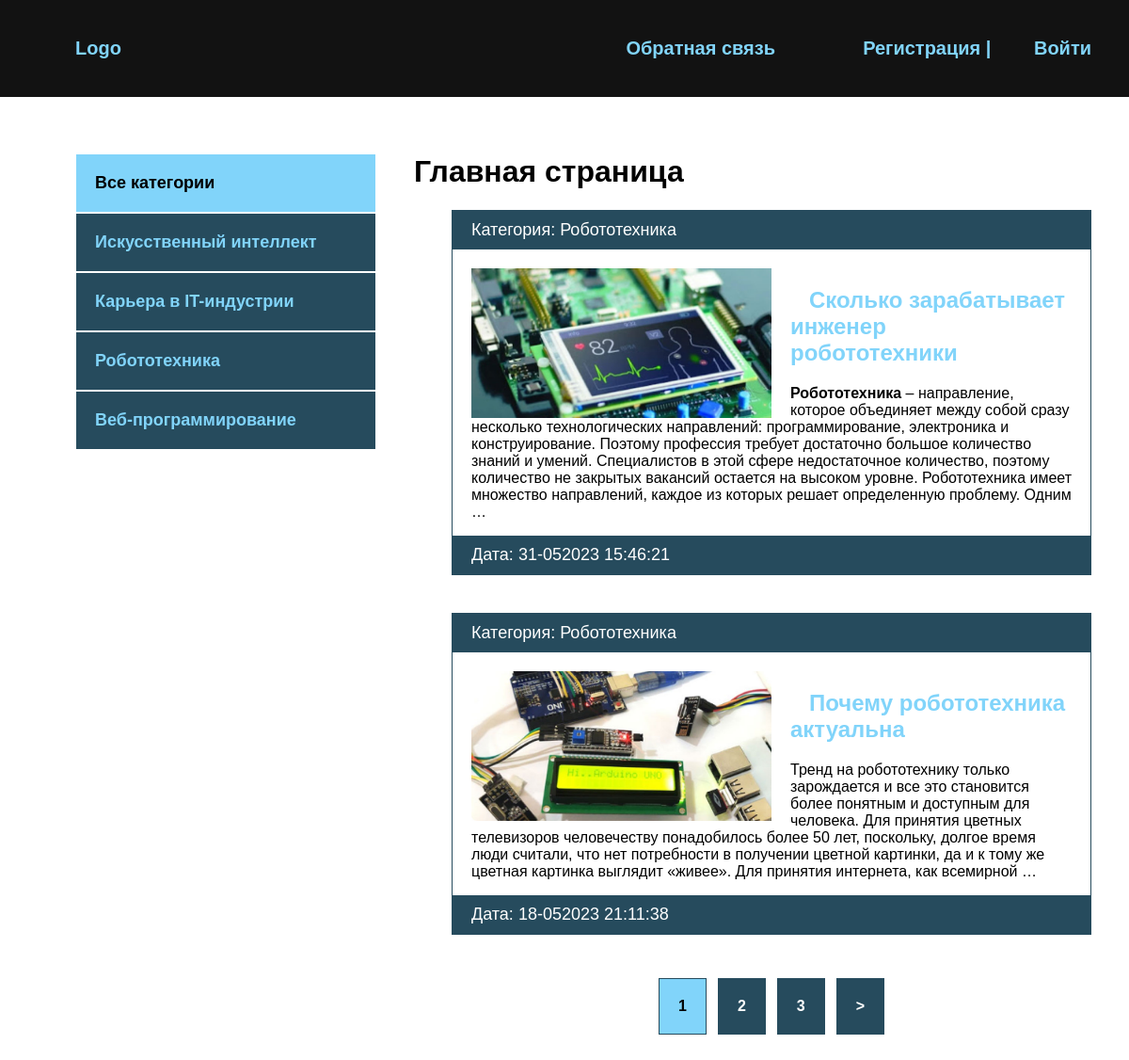
The page / on the database its author committed.
### blog/models.py (models this page shows, shortened)
class Category(models.Model):
    name = models.CharField(max_length=255, verbose_name='Категория')
    slug = models.SlugField(max_length=255, unique=True, verbose_name='URL')
    def __str__(self):
        return self.name
    def get_absolute_url(self):
        return reverse('category', kwargs={'cat_slug': self.slug})
    class Meta:
        verbose_name = 'Категорию'
        verbose_name_plural = "Категории"

class Blog(models.Model):
    title = models.CharField(max_length=255, verbose_name='Название')
    slug = models.SlugField(max_length=255, unique=True, verbose_name='URL')
    content = models.TextField(blank=True, verbose_name='Контент')
    photo = models.ImageField(upload_to='photos/%Y/%m/%d/', blank=True, verbose_name='фото')
    time_created = models.DateTimeField(auto_now_add=True, verbose_name='Дата публикации')
    time_update = models.DateTimeField(auto_now=True, verbose_name='Дата обновления')
    is_published = models.BooleanField(default=True, verbose_name='Опубликовано')
    cat = models.ForeignKey('Category', on_delete=models.PROTECT, verbose_name='Категория')
    def get_absolute_url(self):
        return reverse('post', kwargs={'post_slug': self.slug})
    class Meta:
        verbose_name = 'Новость'
        verbose_name_plural = "Новости"
        ordering = ['-time_created']

### blog/views.py (the view)
# urls.py: path('', BlogHome.as_view(), name='index'),
class BlogHome(DataMixin, ListView):
    model = Blog
    template_name = 'blog/index.html'
    context_object_name = 'posts'
    def get_context_data(self, *, object_list=None, **kwargs):
        context = super().get_context_data(**kwargs)
        c_def = self.get_user_context(title='Главная страница')
        return dict(list(context.items()) + list(c_def.items()))
    def get_queryset(self):
        return Blog.objects.filter(is_published=True).select_related('cat')

### blog/utils.py (called while the page is built)
    def get_user_context(self, **kwargs):
        context = kwargs
        cats = Category.objects.annotate(Count('blog'))
        user_menu = menu.copy()
        if not self.request.user.is_authenticated:
            user_menu.pop(0)
        context['menu'] = user_menu
        context['cats'] = cats
        if 'cat_selected' not in context:
            context['cat_selected'] = 0
        return context

### blog/templates/blog/index.html
{% extends 'blog/base.html' %}
{% block content %}
{% load static %}
<h1>{{ title }}</h1>
<ul>
    {% for p in posts %}
    <li>
        <p class="first">Категория: {{ p.cat }}</p>
        <div class="text">
            {% if p.photo %}
            <img src="{{ p.photo.url }}" class="image" alt="">
            {% else %}
            <img src="{% static 'blog/default.jpg' %}" class="image" alt="">
            {% endif %}
            <h2><a href="{{ p.get_absolute_url }}">{{ p.title }}</a></h2>
            <p>{{ p.content|safe|truncatewords:50}}</p>
        </div>
        <p class="date">Дата: {{ p.time_update|date:"d-mY H:i:s" }}</p>
    </li>
    {% endfor %}
</ul>
{% endblock %}

### blog/templates/blog/base.html (shortened to what this page needs)
<!DOCTYPE html>
{% load static %}
{% load blog_tags %}
<html lang="en">
<head>
    <link rel="stylesheet" href="{% static 'css/style.css' %}">
</head>
<body>
    <div class="header">
        <div class="wrap">
            <ul class="mainmenu">
                <li class="logo"><a href="{% url 'index' %}">Logo</a></li>
                {% for m in menu %}
                <li class="last"><a href="{% url m.url_name %}">{{ m.title }}</a></li>
                {% endfor %}
                {% if request.user.is_authenticated %}
                <li class="last">{{ user.username }} | <a href="{% url 'logout' %}">Выйти</a></li>
                {% else %}
                <li class="last"><a href="{% url 'register' %}">Регистрация | </a><a href="{% url 'login' %}">Войти</a></li>
                {% endif %}
            </ul>
        </div>
    </div>
    <div class="content">
        <div class="wrap">
            <div class="sidebar">
                <ul>
                    {% if cat_selected == 0 %}
                    <li class="selected">Все категории</li>
                    {% else %}
                    <li><a href="{% url 'index' %}">Все категории</a></li>
                    {% endif %}
                    {% for c in cats %}
                        {% if c.blog__count > 0 %}
                            {% if c.pk == cat_selected %}
                            <li class="selected">{{ c.name }}</li>
                            {% else %}
                            <li><a href="{{ c.get_absolute_url }}">{{ c.name }}</a></li>
                            {% endif %}
                        {% endif %}
                    {% endfor %}
                </ul>
            </div>
            <div class="main">
                {% block content %}
                {% endblock %}
                {% if page_obj.has_other_pages %}
                <div>
                    <ul class="list-pages">
                        {% for p in paginator.page_range %}
                            {% if page_obj.number == p %}
                            <li class="page-num page-num-selected">{{ p }}</li>
                            {% elif p >= page_obj.number|add:-2 and p <= page_obj.number|add:2 %}
                            <li class="page-num">
                                <a href="?page={{ p }}">{{ p }}</a>
                            </li>
                            {% endif %}
                        {% endfor %}
                        {% if page_obj.has_next %}
                        <li class="page-num">
                            <a href="?page={{ page_obj.next_page_number }}">&gt;</a>
                        </li>
                        {% endif %}
                    </ul>
                </div>
                {% endif %}
            </div>
        </div>
    </div>
</body>
</html>

### blog/static/css/style.css (style rules this page uses)
body { margin: 0; padding: 0; background: #264b5d; font-family: Verdana, Geneva, Tahoma, sans-serif; }
.wrap { max-width: 1200px; margin: 0 auto; }
.content .wrap { background: white; padding: 40px; box-sizing: border-box; display: flex; }
ul { list-style: none; }
a { color: #81d4fa; text-decoration: none; padding: 20px; }
.header { background: #121212; padding: 20px; }
.mainmenu { display: flex; align-items: center; font-size: 20px; font-weight: bold; }
.logo { flex-basis: 40%; }
.last { flex-basis: 30%; text-align: right; }
.sidebar ul { width: 320px; margin-right: 40px; margin-top: 20px; }
.sidebar a { padding: 20px; display: block; border: 1px solid white; background: #264b5d; font-weight: bold; font-size: 18px; }
.selected { font-size: 18px; padding: 20px; border: 1px solid white; font-weight: bold; background: #81d4fa; }
.main li { border: 1px solid #264b5d; margin-bottom: 40px; }
.first, .date { padding: 10px 20px; background: #264b5d; font-size: 18px; color: white; margin: 0; }
.image { float: left; margin-right: 20px; max-width: 50%; }
.text { padding: 20px 20px 0; }
.list-pages { display: flex; justify-content: center; }
.list-pages .page-num-selected { background: #81d4fa; padding: 20px; }
.list-pages a { background: #264b5d; padding: 20px; display: block; color: white; }
.page-num { margin: 6px; font-weight: bold; }
.last a { display: inline; }

### rows shown on the page
Category: name "Искусственный интеллект"
Category: name "Карьера в IT-индустрии"
Category: name "Робототехника"
Category: name "Веб-программирование"
Blog: cat "Робототехника", photo (picture), title "Сколько зарабатывает инженер робототехники", content "Робототехника – направление, которое объединяет между собой сразу несколько технологических направлений: программирование, электроника и конструирование. Поэтому профессия требует достаточно большое количество знаний и умений. Специалистов в этой сфере недостаточное количество, поэтому количество не закрытых вакансий остается на высоком уровне. Робототехника имеет множество направлений, каждое из которых решает определенную проблему. Одним …", time_update "31-052023 15:46:21"
Blog: cat "Робототехника", photo (picture), title "Почему робототехника актуальна", content "Тренд на робототехнику только зарождается и все это становится более понятным и доступным для человека. Для принятия цветных телевизоров человечеству понадобилось более 50 лет, поскольку, долгое время люди считали, что нет потребности в получении цветной картинки, да и к тому же цветная картинка выглядит «живее». Для принятия интернета, как всемирной …", time_update "18-052023 21:11:38"

### other values the page prints
{{ m.title }} "Обратная связь"
{{ title }} "Главная страница"
{{ p }} "1"
{{ p }} "2" "3"
